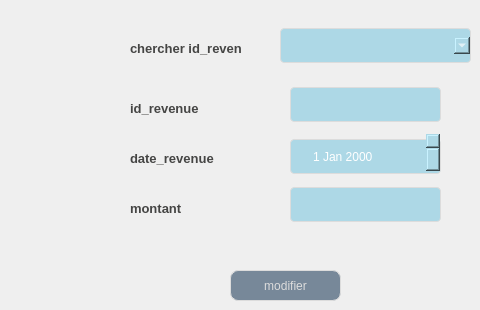
      <widget class="QWidget" name="tab_11">
       <attribute name="title">
        <string>modifier revenue</string>
       </attribute>
       <widget class="QPushButton" name="pushButton_6">
        <property name="geometry">
         <rect>
          <x>230</x>
          <y>270</y>
          <width>111</width>
          <height>31</height>
         </rect>
        </property>
        <property name="styleSheet">
         <string notr="true">QPushButton {
	font: 87 8pt &quot;Segoe UI Black&quot;;
color: #dcdcdc;
background:#778899;
border: none;
border: 1px solid #DCDCDC;
border-radius: 8px;

}
QPushButton:hover {
color:#fff;
font: 87 8pt &quot;Segoe UI Black&quot;;
background:#ADD8E6;
border: none;
}</string>
        </property>
        <property name="text">
         <string>modifier</string>
        </property>
       </widget>
       <widget class="QLineEdit" name="modif1_r">
        <property name="geometry">
         <rect>
          <x>290</x>
          <y>79</y>
          <width>151</width>
          <height>51</height>
         </rect>
        </property>
        <property name="styleSheet">
         <string notr="true">background-color: rgb(250, 211, 0);
font: 10pt &quot;Arial&quot;;
width: 100%;
  padding: 12px 20px;
  margin: 8px 0;
  display: inline-block;
  border: 1px solid #dcdcdc;
  border-radius: 4px;
  box-sizing: border-box;
  background: #ADD8E6;
  color: #FFFFFF;</string>
        </property>
       </widget>
       <widget class="QLabel" name="label_17">
        <property name="geometry">
         <rect>
          <x>130</x>
          <y>100</y>
          <width>111</width>
          <height>16</height>
         </rect>
        </property>
        <property name="styleSheet">
         <string notr="true">background-color: transparent;
font: 8pt &quot;Castellar&quot;;
	color: #454544;
	font-weight: bold;
	font-size: 13px;
border:none;</string>
        </property>
        <property name="text">
         <string>id_revenue</string>
        </property>
       </widget>
       <widget class="QLabel" name="label_19">
        <property name="geometry">
         <rect>
          <x>130</x>
          <y>150</y>
          <width>131</width>
          <height>16</height>
         </rect>
        </property>
        <property name="styleSheet">
         <string notr="true">background-color: transparent;
font: 8pt &quot;Castellar&quot;;
	color: #454544;
	font-weight: bold;
	font-size: 13px;
border:none;</string>
        </property>
        <property name="text">
         <string>date_revenue</string>
        </property>
       </widget>
       <widget class="QComboBox" name="comboBox_2">
        <property name="geometry">
         <rect>
          <x>280</x>
          <y>20</y>
          <width>191</width>
          <height>51</height>
         </rect>
        </property>
        <property name="styleSheet">
         <string notr="true">background-color: rgb(250, 211, 0);
font: 10pt &quot;Arial&quot;;
width: 100%;
  padding: 12px 20px;
  margin: 8px 0;
  display: inline-block;
  border: 1px solid #dcdcdc;
  border-radius: 4px;
  box-sizing: border-box;
  background: #ADD8E6;
  color: #FFFFFF;</string>
        </property>
       </widget>
       <widget class="QLabel" name="label_20">
        <property name="geometry">
         <rect>
          <x>130</x>
          <y>40</y>
          <width>111</width>
          <height>16</height>
         </rect>
        </property>
        <property name="styleSheet">
         <string notr="true">background-color: transparent;
font: 8pt &quot;Castellar&quot;;
	color: #454544;
	font-weight: bold;
	font-size: 13px;
border:none;</string>
        </property>
        <property name="text">
         <string>chercher id_revenue</string>
        </property>
       </widget>
       <widget class="QDateEdit" name="modif4_r">
        <property name="geometry">
         <rect>
          <x>290</x>
          <y>131</y>
          <width>151</width>
          <height>51</height>
         </rect>
        </property>
        <property name="styleSheet">
         <string notr="true">background-color: rgb(250, 211, 0);
font: 10pt &quot;Arial&quot;;
width: 100%;
  padding: 12px 20px;
  margin: 8px 0;
  display: inline-block;
  border: 1px solid #dcdcdc;
  border-radius: 4px;
  box-sizing: border-box;
  background: #ADD8E6;
  color: #FFFFFF;</string>
        </property>
       </widget>
       <widget class="QLineEdit" name="modif5_r">
        <property name="geometry">
         <rect>
          <x>290</x>
          <y>179</y>
          <width>151</width>
          <height>51</height>
         </rect>
        </property>
        <property name="styleSheet">
         <string notr="true">background-color: rgb(250, 211, 0);
font: 10pt &quot;Arial&quot;;
width: 100%;
  padding: 12px 20px;
  margin: 8px 0;
  display: inline-block;
  border: 1px solid #dcdcdc;
  border-radius: 4px;
  box-sizing: border-box;
  background: #ADD8E6;
  color: #FFFFFF;</string>
        </property>
       </widget>
       <widget class="QLabel" name="label_21">
        <property name="geometry">
         <rect>
          <x>130</x>
          <y>200</y>
          <width>81</width>
          <height>16</height>
         </rect>
        </property>
        <property name="styleSheet">
         <string notr="true">background-color: transparent;
font: 8pt &quot;Castellar&quot;;
	color: #454544;
	font-weight: bold;
	font-size: 13px;
border:none;</string>
        </property>
        <property name="text">
         <string>montant</string>
        </property>
       </widget>
      </widget>
